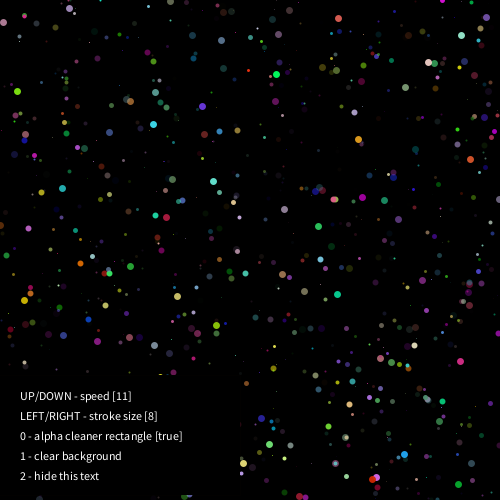
Frame 1 (no input)
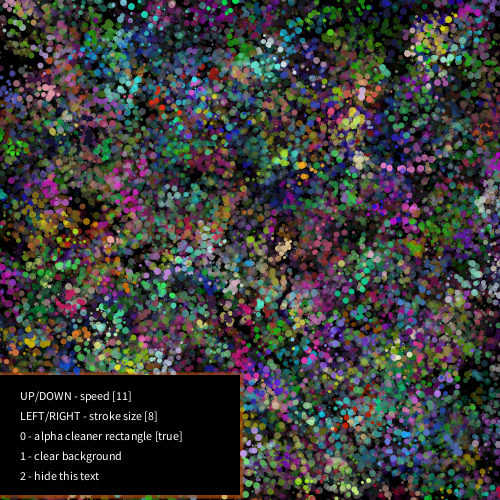
Frame 60 (the mouse pressed at the canvas centre just before this capture)
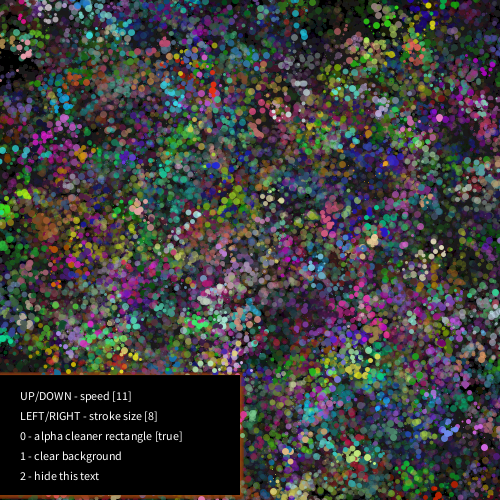
Frame 120 (the mouse held since frame 60 and released just before this capture)

The Processing sketch that drew these frames (run headless with seeded random() and noise(); from frame 60 on, the mouse is pressed at the canvas centre):

// Processing sketch: processing_94254
// ── processing_94254.pde

// Holi Splats

snow[] flake = new snow[1000];                            // Declare array of snow flakes
int rS = 11; int sS = 8;
boolean cleaner=true;
boolean textOn = false;


void setup() {                                            // Setup canvas and create 1000 flakes using for loop
 size(500,500);
 background(0);
 for (int i=0; i<1000; i++) {
     flake[i] = new snow(); 
 }
}

void draw() {                                             // Execute draw function of each flake
    if (cleaner) {fill(0,0,0,5); rect(-10,-10,520,520);}
    for (int i=0; i<1000; i++) {
     flake[i].drawSnow(); 
    }
    if (!textOn) {
    fill(0,0,0,255);
    rect(-10,375,250,120);
    fill(255,255,255,255);
    text("UP/DOWN - speed ["+rS+"]",20,400);
    text("LEFT/RIGHT - stroke size ["+sS+"]",20,420);
    text("0 - alpha cleaner rectangle ["+cleaner+"]",20,440);
    text("1 - clear background",20,460);
    text("2 - hide this text",20,480);
    }
    
}

class snow {                                              // Snow class
    PVector pos;                                          // Position (x,y)
    PVector speed;                                        // Speed (x,y)
    float bright;                                         // Alpha
    float r,g,b;

snow() {
    pos = new PVector(random(500),random(500));           // Construct flake with random parameters
    speed = new PVector(random(-rS,rS), random(-rS,rS));
    bright = random(255);
    r = random(255);
    b = random(255);
    g = random(255);
}

void drawSnow() {                                         // Draw flake
    strokeWeight(int(random(sS)));
    stroke(r,g,b,bright);                           // Set the alpha of the point
    point(pos.x, pos.y);                                  // Draw the actual flake!
    pos.add(speed);                                       // Add the speed vector
    speed.x = random(-rS,rS);                               // Randomize x speed again
    speed.y = random(-rS,rS);                               // Randomize y speed again
}

}

void keyPressed() {
 if (key == '0') {cleaner=!cleaner;}
 if (key == '2') {textOn = !textOn;}
 if (key == '1') {background(0);}
  if (key == CODED) {
  if (keyCode == UP) { rS++; }
  if (keyCode == DOWN) { if (rS>1) {rS--; }}
  if (keyCode == LEFT) { if (sS>1) { sS--; }}
  if (keyCode == RIGHT) { sS++; }
  }
}
   
